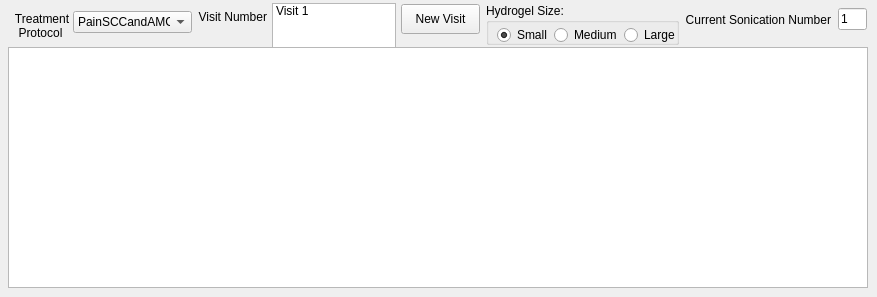
      <widget class="QWidget" name="TreatmentProtocolTab">
       <attribute name="title"><string>Treatment Protocol</string></attribute>
       <widget class="QTableView" name="treatmentProtocolTable">
        <property name="geometry"><rect><x>8</x><y>47</y><width>860</width><height>241</height></rect></property>
       </widget>
       <widget class="QLabel" name="TreatmentProtocolDropDownLabel">
        <property name="geometry"><rect><x>6</x><y>7</y><width>69</width><height>38</height></rect></property>
        <property name="wordWrap"><bool>true</bool></property>
        <property name="alignment"><set>Qt::AlignCenter</set></property>
        <property name="text"><string> Treatment Protocol</string></property>
       </widget>
       <widget class="QComboBox" name="TreatmentProtocolDropDown">
        <property name="geometry"><rect><x>73</x><y>11</y><width>119</width><height>22</height></rect></property>
        <item><property name="text"><string>PainSCCandAMCC</string></property></item>
        <item><property name="text"><string>PainAMCCandSCC</string></property></item>
        <item><property name="text"><string>PainACC</string></property></item>
       </widget>
       <widget class="QLabel" name="VisitNumberListBoxLabel">
        <property name="geometry"><rect><x>194</x><y>6</y><width>73</width><height>22</height></rect></property>
        <property name="alignment"><set>Qt::AlignRight|Qt::AlignVCenter</set></property>
        <property name="text"><string>Visit Number</string></property>
       </widget>
       <widget class="QListWidget" name="VisitNumberListBox">
        <property name="geometry"><rect><x>272</x><y>3</y><width>124</width><height>45</height></rect></property>
        <item><property name="text"><string>Visit 1</string></property></item>
       </widget>
       <widget class="QPushButton" name="NewVisitButton">
        <property name="geometry"><rect><x>401</x><y>4</y><width>79</width><height>30</height></rect></property>
        <property name="text"><string>New Visit</string></property>
       </widget>
       <widget class="QLabel" name="CurrentSonicationNumberEditFieldLabel">
        <property name="geometry"><rect><x>680</x><y>9</y><width>151</width><height>22</height></rect></property>
        <property name="alignment"><set>Qt::AlignRight|Qt::AlignVCenter</set></property>
        <property name="text"><string>Current Sonication Number</string></property>
       </widget>
       <widget class="QLineEdit" name="CurrentSonicationNumberEditField">
        <property name="geometry"><rect><x>838</x><y>8</y><width>29</width><height>22</height></rect></property>
        <property name="text"><string>1</string></property>
       </widget>
       <widget class="QGroupBox" name="HydrogelSizeButtonGroup">
        <property name="geometry"><rect><x>486</x><y>3</y><width>193</width><height>42</height></rect></property>
        <property name="title"><string>Hydrogel Size:</string></property>
        <widget class="QRadioButton" name="SmallButton">
         <property name="geometry"><rect><x>11</x><y>21</y><width>58</width><height>22</height></rect></property>
         <property name="text"><string>Small</string></property>
         <property name="checked"><bool>true</bool></property>
        </widget>
        <widget class="QRadioButton" name="MediumButton">
         <property name="geometry"><rect><x>68</x><y>21</y><width>65</width><height>22</height></rect></property>
         <property name="text"><string>Medium</string></property>
        </widget>
        <widget class="QRadioButton" name="LargeButton">
         <property name="geometry"><rect><x>138</x><y>21</y><width>65</width><height>22</height></rect></property>
         <property name="text"><string>Large</string></property>
        </widget>
       </widget>
      </widget>
